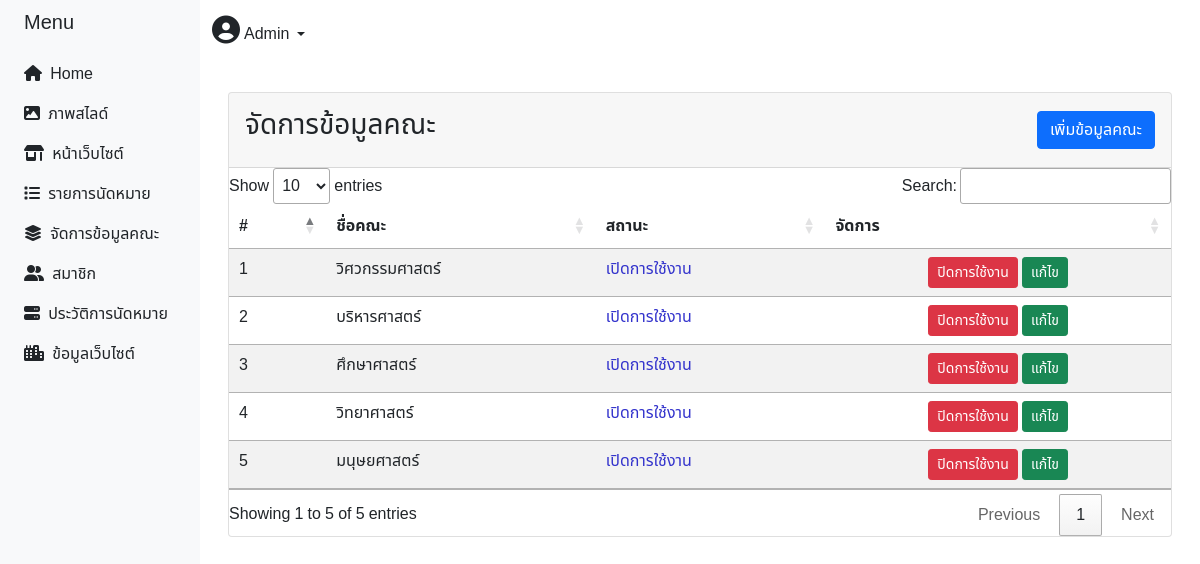
The app's page /admin/index_admin.php?p=cate (signed in) with its own data.
### tables this page shows
CREATE TABLE `category` (
  `category_id` int(11) NOT NULL,
  `category_name` varchar(30) NOT NULL,
  `category_status` varchar(100) NOT NULL
);

### admin/category.php (the view, shortened to what this page needs)
<link rel="stylesheet" type="text/css" href="https://cdn.datatables.net/1.11.3/css/jquery.dataTables.css">
<?php
if (empty($_SESSION["ID"]) || $_SESSION["Userlevel"] != 1 ){
    echo "<script>
    alert('โปรดเข้าสู่ระบบ  ');
    window.location.replace('../login.php');
    </script>";
}else{
?>
<body>
    <div class="row p-3">
    <div class="col-md-12">
    <div class="card">
    <div class="card-header py-3 d-flex flex-row align-items-center justify-content-between">
	<h3 class="page-header">จัดการข้อมูลคณะ</h3>
  <a href="index_admin.php?p=cateadd" class="btn btn-primary">เพิ่มข้อมูลคณะ</a>
  </div>
		<table id="example" class="table table-striped">
			<thead>
                <th>#</th>
				<th>ชื่อคณะ</th>
				<th>สถานะ</th>
				<th>จัดการ</th>
			</thead>
			<tbody>
				<?php
                include('../config/server.php');
                $i=1;
                $query = "SELECT * FROM category";
                $result3 = mysqli_query($conn, $query);
              while($row = $result3->fetch_assoc()):
                echo "<tr align='left'>";
                echo "<td> $i </td>";
				echo "<td> $row[category_name] </td>";
                   if($row['category_status'] == 'ปิดการใช้งาน'){
                        echo "<td><font color='#CC0000'>ปิดการใช้งาน</font></td>";
                   } else if($row['category_status'] == 'เปิดการใช้งาน'){
                       echo "<td><font color='#3333CC'>เปิดการใช้งาน</font></td>";
                   } else {
                       echo "<td><font color='#3333CC'>กำลังใช้งาน</font></td>";
                   }
                  if($row['category_status'] == 'ปิดการใช้งาน'){
                  echo "<td align='center'><a href='category_onoff.php?id1=$row[category_id]'>
                        <button class='btn btn-outline-success btn-sm '>เปิดการใช้งาน</button></a>
                        <a href='index_admin.php?p=cate_up&category_id=$row[category_id]'></a>
                        </td> ";
                  } else if($row['category_status'] == 'เปิดการใช้งาน'){
                      echo "<td align='center'><a href='category_onoff.php?id2=$row[category_id]'>
                        <button class='btn btn-danger btn-sm ng-binding '>ปิดการใช้งาน</button></a>
                        <a href='index_admin.php?p=cate_up&category_id=$row[category_id]'  class='btn btn-success btn-sm'><span class='glyphicon glyphicon-pencil'></span> แก้ไข</a>
                        </td> ";
                  } else {
                      echo "<td align='center'>
                        <button class='btn btn-outline-warning btn-sm '>ปิดการใช้งาน</button>
                        </td> ";
                  }
                  $i++;
              endwhile ?>
                    </tr>
						</tr>
			</tbody>
		</table>
	</div>
</div>
</div>
</body>
<?php } ?>

### admin/index_admin.php (style rules this page uses)
body { min-height: 100vh; overflow-x: hidden; font-family: 'Noto Sans Thai', sans-serif; }

### admin/nav_menu.php (style rules this page uses)
body { min-height: 100vh; overflow-x: hidden; font-family: 'Noto Sans Thai', sans-serif; }

### admin/category.php (style rules this page uses)
body { min-height: 100vh; overflow-x: hidden; font-family: 'Noto Sans Thai', sans-serif; }

### records on screen
category: category_name "วิศวกรรมศาสตร์", category_status "เปิดการใช้งาน"
category: category_name "บริหารศาสตร์", category_status "เปิดการใช้งาน"
category: category_name "ศึกษาศาสตร์", category_status "เปิดการใช้งาน"
category: category_name "วิทยาศาสตร์", category_status "เปิดการใช้งาน"
category: category_name "มนุษยศาสตร์", category_status "เปิดการใช้งาน"

### other values on screen
$_SESSION['Firstname'] "Admin"
